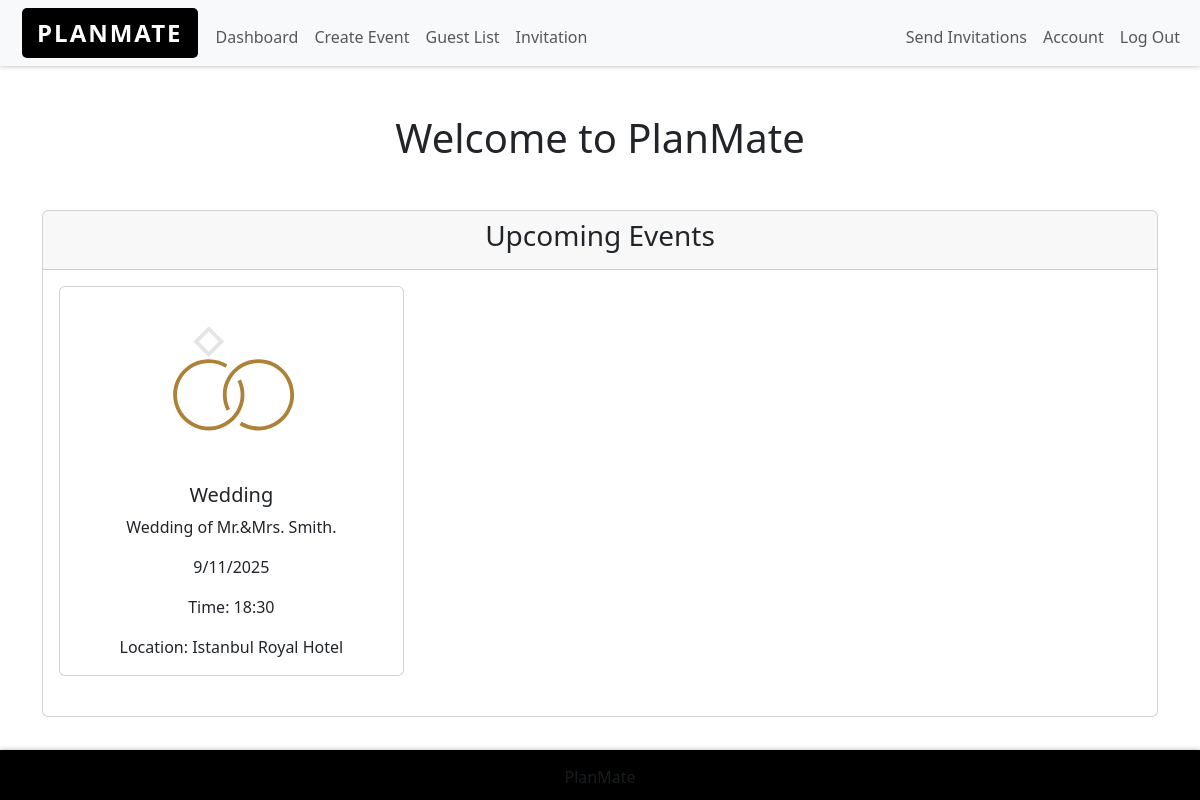
/ (signed in), run on the app's committed database.
### models.py (models this page shows, shortened)
class Event(Base):
    __tablename__ = 'events'
    event_id = Column("event_id", Integer, primary_key=True, autoincrement=True)
    event_name = Column("event_name", String(50), nullable=False)
    event_description = Column("event_description", String(100), nullable=False)
    event_date = Column("event_date", DateTime, nullable=False)
    event_time = Column("event_time", Time, nullable=False)
    event_location = Column("event_location", String(50), nullable=False)
    event_organizer = Column("event_organizer", String(50), nullable=False)
    event_organizer_email = Column("event_organizer_email", String(50), nullable=False)
    event_organizer_phone = Column("event_organizer_phone", String(50), nullable=False)
    event_organizer_website = Column("event_organizer_website", String(50), nullable=False)
    event_image = Column("event_image", String(255), nullable=False)
    created_at = Column("created_at", DateTime, nullable=False, default=datetime.now())
    updated_at = Column("updated_at", DateTime, nullable=False, default=datetime.now(), onupdate=datetime.now())
    event_creator_id = Column(Integer, ForeignKey('users.user_id'))

### app.py (the view)
@app.route('/', methods=['GET', 'POST'])
def index():
    if request.method == 'GET':
        print("Current user_id in session:", session.get('user_id'))  # Add this line
        logged_in = is_logged_in()
        if session.get('user_id') is None:
            return render_template('landingpage.html', logged_in=logged_in)
        else:
            user = db_session.query(User).filter_by(user_id=session['user_id']).first()
            if user is None:
                return render_template('landingpage.html', logged_in=logged_in)
            email_verified = user.verified
            if email_verified:
                events = db_session.query(Event).filter_by(event_creator_id=session['user_id']).all()
                return render_template('home.html', events=events, logged_in=logged_in)
            else:
                return redirect('/verify_email')

### app.py (called while the page is built)
@app.context_processor
def context_processor():
    return dict(csrf_token=generate_csrf())

### helpers.py (called while the page is built)
def is_logged_in():
    user_id = session.get('user_id')
    if user_id is None:
        return False
    user = db_session.query(User).filter_by(user_id=user_id).first()
    return user is not None

### templates/home.html (shortened to what this page needs)
{% extends "layout.html" %}
{% block main %}
    <div class="container">
        <div class="row">
            <div class="col-md-12">
                <h1 class="text-center mb-5">Welcome to PlanMate</h1>
                <div class="card">
                    <div class="card-header">
                        <h3>Upcoming Events</h3>
                    </div>
                    <div class="card-body">
                        <div id="eventsList">
                            {% include 'events_list.html' %}
                        </div>
                    </div>
                </div>
            </div>
        </div>
    </div>
{% endblock %}

### templates/events_list.html (shortened to what this page needs)
<div class="row">
    {% if events %}
        {% for event in events %}
            <div class="col-md-4">
                <div class="card mb-4">
                    <div class="card-body">
                        <h5 class="card-title">{{ event.event_name }}</h5>
                        <p class="card-text">{{ event.event_description }}</p>
                        <p class="card-text" id="event-date">Date: {{ event.event_date }}</p>
                        <p class="card-text" id="event-time">Time: {{ event.event_time }}</p>
                        <p class="card-text">Location: {{ event.event_location }}</p>
                    </div>
                </div>
            </div>
        {% endfor %}
    {% else %}
        <p class="col-12">
            No events found. Create an event via clicking the plus button to get started.
        </p>
    {% endif %}
</div>

### data on the page
Event: event_name "Wedding", event_description "Wedding of Mr.&Mrs. Smith.", event_location "Istanbul Royal Hotel"
